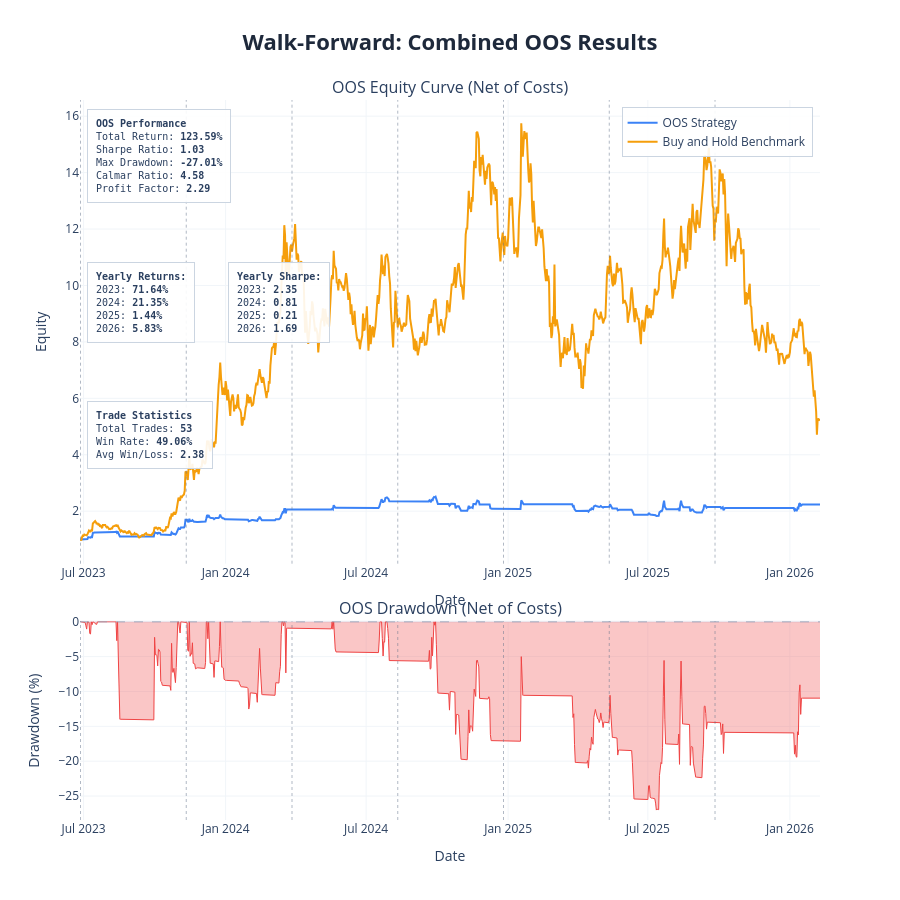

This figure's notebook cell:
### Markdown cell above
---
## Results Charts and Cost Stress Test

| Parameter | Description | Default |
|---|---|---|
| `show_fold_perf` | IS vs OOS bars for return, Sharpe, drawdown per fold | `False` |
| `show_param_evol` | Parameter evolution across folds with ±1 std bands | `False` |
| `show_oos_equity` | Combined OOS equity curve + drawdown with fold boundaries | `True` |
| `show_trades` | Overlay entry/exit markers on OOS equity chart | `False` |
| `benchmark_data` | DataFrame with `Close` column for buy & hold comparison | `None` |
| `save_html_dir` | Directory path to save charts as HTML files, or `None` | `None` |

**Cost Stress Test:** re-run the combined OOS backtest at 1×, 1.5×, 2×, 3× the base cost. Fragile strategies collapse; robust ones degrade gradually.

### Code cell
plot_walk_forward_results(
    results          = results,
    param_defs       = PARAM_DEFS,
    fixed_params     = FIXED_PARAMS,
    benchmark_data   = df,
    show             = True,
    save_html_dir    = None,
    show_fold_perf   = False,   # IS vs OOS bars by fold
    show_param_evol  = False,   # parameter evolution across folds
    show_oos_equity  = True,   # combined OOS equity curve
    show_trades      = False,  # trade markers on OOS equity chart
)

# ── transaction cost stress test ──────────────────────────────────────────

if results['oos_combined_df'] is not None:
    cost_df = cost_stress_test(
        oos_combined_df  = results['oos_combined_df'],
        cost_multipliers = (1.0, 1.5, 2.0, 3.0),
        base_cost        = COST,
    )
else:
    print('No combined OOS dataframe — skip cost stress test')

### Figure 1 — Plotly figure (JSON) as saved in the notebook; plotly's stock layout.template omitted (floating-point values rounded to 4 significant figures; data arrays with more than 128 entries replaced by an {"elided": "..."} marker saying what was removed)
{"data": [{"hovertemplate": "<b>OOS Strategy</b><br>Date: %{x}<br>Equity: %{y:.4f}<extra></extra>", "line": {"color": "#3b82f6", "width": 2}, "mode": "lines", "name": "OOS Strategy", "type": "scatter", "x": {"elided": "959 str values"}, "xaxis": "x", "y": {"elided": "959 float values"}, "yaxis": "y"}, {"hovertemplate": "<b>Buy and Hold Benchmark</b><br>Date: %{x}<br>Equity: %{y:.4f}<extra></extra>", "line": {"color": "#f59e0b", "width": 2}, "mode": "lines", "name": "Buy and Hold Benchmark", "type": "scatter", "x": {"elided": "959 str values"}, "xaxis": "x", "y": {"elided": "959 float values"}, "yaxis": "y"}, {"fill": "tozeroy", "fillcolor": "rgba(239, 68, 68, 0.3)", "hovertemplate": "<b>Drawdown</b><br>Date: %{x}<br>%{y:.2f}%<extra></extra>", "line": {"color": "#ef4444", "width": 1}, "mode": "lines", "name": "Drawdown", "showlegend": false, "type": "scatter", "x": {"elided": "959 str values"}, "xaxis": "x2", "y": {"elided": "959 float values"}, "yaxis": "y2"}], "layout": {"annotations": [{"font": {"size": 16}, "showarrow": false, "text": "OOS Equity Curve (Net of Costs)", "x": 0.5, "xanchor": "center", "xref": "paper", "y": 1, "yanchor": "bottom", "yref": "paper"}, {"font": {"size": 16}, "showarrow": false, "text": "OOS Drawdown (Net of Costs)", "x": 0.5, "xanchor": "center", "xref": "paper", "y": 0.276, "yanchor": "bottom", "yref": "paper"}, {"align": "left", "bgcolor": "rgba(255, 255, 255, 0.9)", "bordercolor": "#cbd5e1", "borderpad": 8, "borderwidth": 1, "font": {"family": "monospace", "size": 10}, "showarrow": false, "text": "<b>OOS Performance</b><br>Total Return: <b>123.59%</b><br>Sharpe Ratio: <b>1.03</b><br>Max Drawdown: <b>-27.01%</b><br>Calmar Ratio: <b>4.58</b><br>Profit Factor: <b>2.29</b>", "x": 0.01, "xanchor": "left", "xref": "x domain", "y": 0.98, "yanchor": "top", "yref": "y domain"}, {"align": "left", "bgcolor": "rgba(255, 255, 255, 0.9)", "bordercolor": "#cbd5e1", "borderpad": 8, "borderwidth": 1, "font": {"family": "monospace", "size": 10}, "showarrow": false, "text": "<b>Yearly Returns:</b><br>2023: <b>71.64%</b><br>2024: <b>21.35%</b><br>2025: <b>1.44%</b><br>2026: <b>5.83%</b><br>", "x": 0.01, "xanchor": "left", "xref": "x domain", "y": 0.65, "yanchor": "top", "yref": "y domain"}, {"align": "left", "bgcolor": "rgba(255, 255, 255, 0.9)", "bordercolor": "#cbd5e1", "borderpad": 8, "borderwidth": 1, "font": {"family": "monospace", "size": 10}, "showarrow": false, "text": "<b>Yearly Sharpe:</b><br>2023: <b>2.35</b><br>2024: <b>0.81</b><br>2025: <b>0.21</b><br>2026: <b>1.69</b><br>", "x": 0.2, "xanchor": "left", "xref": "x domain", "y": 0.65, "yanchor": "top", "yref": "y domain"}, {"align": "left", "bgcolor": "rgba(255, 255, 255, 0.9)", "bordercolor": "#cbd5e1", "borderpad": 8, "borderwidth": 1, "font": {"family": "monospace", "size": 10}, "showarrow": false, "text": "<b>Trade Statistics</b><br>Total Trades: <b>53</b><br>Win Rate: <b>49.06%</b><br>Avg Win/Loss: <b>2.38</b>", "x": 0.01, "xanchor": "left", "xref": "x domain", "y": 0.35, "yanchor": "top", "yref": "y domain"}], "height": 900, "hovermode": "x unified", "legend": {"bgcolor": "rgba(255, 255, 255, 0.9)", "bordercolor": "#cbd5e1", "borderwidth": 1, "x": 0.99, "xanchor": "right", "y": 0.99, "yanchor": "top"}, "shapes": [{"line": {"color": "#94a3b8", "dash": "dash", "width": 1}, "type": "line", "x0": 0, "x1": 1, "xref": "x2 domain", "y0": 0, "y1": 0, "yref": "y2"}, {"line": {"color": "rgba(100,116,139,0.5)", "dash": "dot", "width": 1}, "type": "line", "x0": "2023-06-27 00:00:00", "x1": "2023-06-27 00:00:00", "xref": "x", "y0": 0, "y1": 1, "yref": "y domain"}, {"line": {"color": "rgba(100,116,139,0.5)", "dash": "dot", "width": 1}, "type": "line", "x0": "2023-06-27 00:00:00", "x1": "2023-06-27 00:00:00", "xref": "x2", "y0": 0, "y1": 1, "yref": "y2 domain"}, {"line": {"color": "rgba(100,116,139,0.5)", "dash": "dot", "width": 1}, "type": "line", "x0": "2023-11-11 00:00:00", "x1": "2023-11-11 00:00:00", "xref": "x", "y0": 0, "y1": 1, "yref": "y domain"}, {"line": {"color": "rgba(100,116,139,0.5)", "dash": "dot", "width": 1}, "type": "line", "x0": "2023-11-11 00:00:00", "x1": "2023-11-11 00:00:00", "xref": "x2", "y0": 0, "y1": 1, "yref": "y2 domain"}, {"line": {"color": "rgba(100,116,139,0.5)", "dash": "dot", "width": 1}, "type": "line", "x0": "2024-03-27 00:00:00", "x1": "2024-03-27 00:00:00", "xref": "x", "y0": 0, "y1": 1, "yref": "y domain"}, {"line": {"color": "rgba(100,116,139,0.5)", "dash": "dot", "width": 1}, "type": "line", "x0": "2024-03-27 00:00:00", "x1": "2024-03-27 00:00:00", "xref": "x2", "y0": 0, "y1": 1, "yref": "y2 domain"}, {"line": {"color": "rgba(100,116,139,0.5)", "dash": "dot", "width": 1}, "type": "line", "x0": "2024-08-11 00:00:00", "x1": "2024-08-11 00:00:00", "xref": "x", "y0": 0, "y1": 1, "yref": "y domain"}, {"line": {"color": "rgba(100,116,139,0.5)", "dash": "dot", "width": 1}, "type": "line", "x0": "2024-08-11 00:00:00", "x1": "2024-08-11 00:00:00", "xref": "x2", "y0": 0, "y1": 1, "yref": "y2 domain"}, {"line": {"color": "rgba(100,116,139,0.5)", "dash": "dot", "width": 1}, "type": "line", "x0": "2024-12-26 00:00:00", "x1": "2024-12-26 00:00:00", "xref": "x", "y0": 0, "y1": 1, "yref": "y domain"}, {"line": {"color": "rgba(100,116,139,0.5)", "dash": "dot", "width": 1}, "type": "line", "x0": "2024-12-26 00:00:00", "x1": "2024-12-26 00:00:00", "xref": "x2", "y0": 0, "y1": 1, "yref": "y2 domain"}, {"line": {"color": "rgba(100,116,139,0.5)", "dash": "dot", "width": 1}, "type": "line", "x0": "2025-05-12 00:00:00", "x1": "2025-05-12 00:00:00", "xref": "x", "y0": 0, "y1": 1, "yref": "y domain"}, {"line": {"color": "rgba(100,116,139,0.5)", "dash": "dot", "width": 1}, "type": "line", "x0": "2025-05-12 00:00:00", "x1": "2025-05-12 00:00:00", "xref": "x2", "y0": 0, "y1": 1, "yref": "y2 domain"}, {"line": {"color": "rgba(100,116,139,0.5)", "dash": "dot", "width": 1}, "type": "line", "x0": "2025-09-26 00:00:00", "x1": "2025-09-26 00:00:00", "xref": "x", "y0": 0, "y1": 1, "yref": "y domain"}, {"line": {"color": "rgba(100,116,139,0.5)", "dash": "dot", "width": 1}, "type": "line", "x0": "2025-09-26 00:00:00", "x1": "2025-09-26 00:00:00", "xref": "x2", "y0": 0, "y1": 1, "yref": "y2 domain"}], "showlegend": true, "title": {"font": {"color": "#1E293B", "size": 22}, "text": "<b>Walk-Forward: Combined OOS Results</b>", "x": 0.5, "xanchor": "center"}, "xaxis": {"anchor": "y", "domain": [0, 1], "gridcolor": "#f1f5f9", "gridwidth": 1, "showgrid": true, "title": {"text": "Date"}}, "xaxis2": {"anchor": "y2", "domain": [0, 1], "gridcolor": "#f1f5f9", "gridwidth": 1, "showgrid": true, "title": {"text": "Date"}}, "yaxis": {"anchor": "x", "domain": [0.356, 1], "gridcolor": "#f1f5f9", "gridwidth": 1, "showgrid": true, "title": {"text": "Equity"}}, "yaxis2": {"anchor": "x2", "domain": [0, 0.276], "gridcolor": "#f1f5f9", "gridwidth": 1, "showgrid": true, "title": {"text": "Drawdown (%)"}}}}
